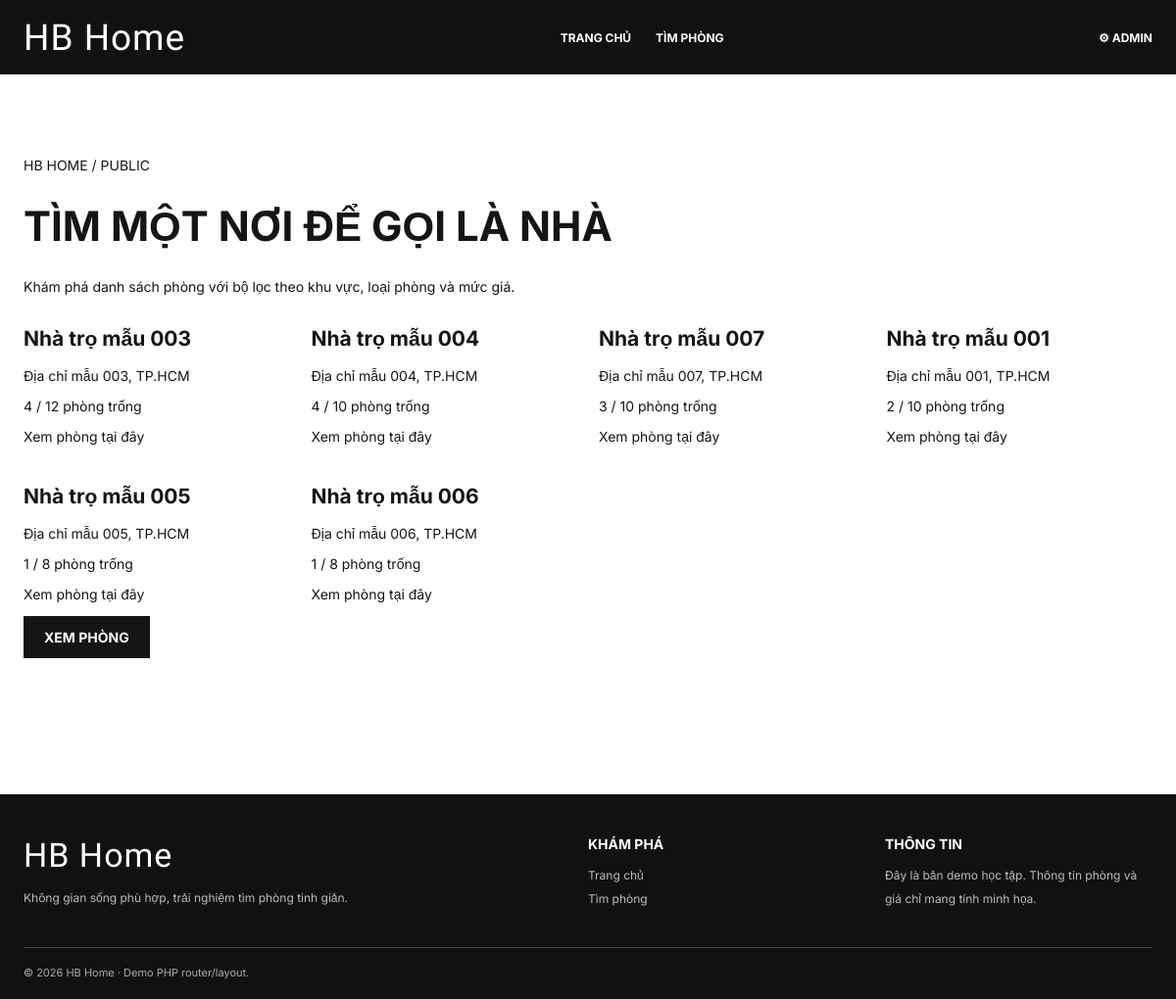
The page / on the database its author committed.
### tables this page shows
CREATE TABLE nha_tro (
  ma_nha     INT PRIMARY KEY AUTO_INCREMENT,
  ma_chu     INT NOT NULL,
  ten_nha    VARCHAR(100) NOT NULL,
  dia_chi    VARCHAR(200) NOT NULL,
  quan_huyen VARCHAR(50),
  so_tang    INT NOT NULL DEFAULT 1,
  FOREIGN KEY (ma_chu) REFERENCES chu_tro(ma_chu)
);

### index.php (called while the page is built, shortened)
<?php
require_once __DIR__ . '/database/functions.php';
$routes = [
    'home' => [
        'title' => 'Trang chủ | HB Home',
        'module' => 'home',
    ],
    'rooms' => [
        'title' => 'Tất cả phòng | HB Home',
        'module' => 'rooms',
    ],
];
$page = $_GET['page'] ?? 'home';
$route = $routes[$page];
$modulePath = __DIR__ . '/pages/' . $route['module'];
require $modulePath . '/action.php';
require __DIR__ . '/layouts/public/header.php';
require $modulePath . '/index.php';
require __DIR__ . '/layouts/public/footer.php';

### pages/home/action.php (called while the page is built, shortened)
<?php
$headline = isset($notFound)
    ? 'Trang không tồn tại'
    : 'TÌM MỘT NƠI ĐỂ GỌI LÀ NHÀ';
$homes = publicHomes();

### database/config.php (called while the page is built, shortened)
<?php
return [
    'host' => '127.0.0.1',
    'port' => '3306',
    'database' => 'quan_ly_phong_tro',
    'username' => 'root',
    'password' => '',
    'charset' => 'utf8mb4',
];

### database/Database.php (called while the page is built, shortened)
<?php
final class Database
{
    private PDO $pdo;
    public function __construct(array $config)
    {
        $dsn = sprintf(
            'mysql:host=%s;port=%s;dbname=%s;charset=%s',
            $config['host'],
            $config['port'],
            $config['database'],
            $config['charset']
        );
        $this->pdo = new PDO($dsn, $config['username'], $config['password'], [
            PDO::ATTR_ERRMODE => PDO::ERRMODE_EXCEPTION,
            PDO::ATTR_DEFAULT_FETCH_MODE => PDO::FETCH_ASSOC,
            PDO::ATTR_EMULATE_PREPARES => false,
        ]);
    }
    public function run(string $sql, array $params = []): PDOStatement
    {
        $statement = $this->pdo->prepare($sql);
        $statement->execute($params);
        return $statement;
    }
    public function fetchAll(string $sql, array $params = []): array
    {
        return $this->run($sql, $params)->fetchAll();
    }
}

### database/functions.php (called while the page is built, shortened)
<?php
require_once __DIR__ . '/Database.php';
function db(): Database
{
    static $database = null;
    if ($database === null) {
        $database = new Database(require __DIR__ . '/config.php');
    }
    return $database;
}
function e(mixed $value): string
{
    return htmlspecialchars((string) $value, ENT_QUOTES, 'UTF-8');
}
function url(string $page, array $params = []): string
{
    return 'index.php?' . http_build_query(['page' => $page] + $params);
}
function publicHomes(): array
{
    return db()->fetchAll(
        'SELECT n.ma_nha, n.ten_nha, n.dia_chi, n.quan_huyen, COUNT(p.ma_phong) AS so_phong,
                SUM(p.trang_thai = ?) AS phong_trong
         FROM nha_tro n
         JOIN phong p ON p.ma_nha = n.ma_nha
         GROUP BY n.ma_nha, n.ten_nha, n.dia_chi, n.quan_huyen
         ORDER BY phong_trong DESC, n.ten_nha
         LIMIT 6',
        ['Trống']
    );
}

### pages/home/index.php (the view)
<main class="container" style="padding-top: 70px; padding-bottom: 70px">
    <p class="subtle">HB HOME / PUBLIC</p>
    <h1 style="font-size: 42px; max-width: 700px">
        <?= htmlspecialchars($headline, ENT_QUOTES, 'UTF-8') ?>
    </h1>
    <?php if (isset($notFound)): ?>
        <p>Đường dẫn bạn yêu cầu không nằm trong danh sách trang công khai.</p>
    <?php else: ?>
        <p>Khám phá danh sách phòng với bộ lọc theo khu vực, loại phòng và mức giá.</p>
        <section class="cards" aria-label="Nhà trọ nổi bật">
            <?php foreach ($homes as $home): ?>
                <article class="card">
                    <div class="cardbody">
                        <h2><?= e($home['ten_nha']) ?></h2>
                        <p><?= e($home['dia_chi']) ?></p>
                        <p><?= (int) $home['phong_trong'] ?> / <?= (int) $home['so_phong'] ?> phòng trống</p>
                        <a class="form-link" href="<?= e(url('rooms', ['q' => $home['ten_nha']])) ?>">Xem phòng tại đây</a>
                    </div>
                </article>
            <?php endforeach; ?>
        </section>
    <?php endif; ?>
    <p>
        <a class="btn" href="index.php?page=rooms">XEM PHÒNG</a>
    </p>
</main>

### layouts/public/header.php (shortened to what this page needs)
<!doctype html>
<html lang="vi">
<head>
    <link rel="stylesheet" href="assets/css/global.css">
    <link rel="stylesheet" href="assets/css/home.css">
</head>
<body>
    <header class="header">
        <div class="nav">
            <a class="brand" href="index.php?page=home">HB Home</a>
            <nav class="navlinks" aria-label="Điều hướng chính">
                <a href="index.php?page=home" <?= $page === 'home' ? 'aria-current="page"' : '' ?>>TRANG CHỦ</a>
                <a href="index.php?page=rooms" <?= $page === 'rooms' ? 'aria-current="page"' : '' ?>>TÌM PHÒNG</a>
            </nav>
            <div class="navright">
                <a href="admin/index.php?page=dashboard">⚙ ADMIN</a>
            </div>
        </div>
    </header>

### layouts/public/footer.php
    <footer class="footer">
        <div class="container">
            <div class="footergrid">
                <div>
                    <div class="brand">HB Home</div>
                    <p>Không gian sống phù hợp, trải nghiệm tìm phòng tinh giản.</p>
                </div>
                <div>
                    <b>KHÁM PHÁ</b>
                    <p>
                        <a href="index.php?page=home">Trang chủ</a><br>
                        <a href="index.php?page=rooms">Tìm phòng</a>
                    </p>
                </div>
                <div>
                    <b>THÔNG TIN</b>
                    <p>Đây là bản demo học tập. Thông tin phòng và giá chỉ mang tính minh họa.</p>
                </div>
            </div>
            <div class="footnote">© 2026 HB Home · Demo PHP router/layout.</div>
        </div>
    </footer>
</body>
</html>

### assets/css/global.css (style rules this page uses)
:root { --ink: #151515; --muted: #777; --line: #e8e8e8; --paper: #fff; --soft: #f7f7f7; }
* { box-sizing: border-box; }
body { margin: 0; background: var(--paper); color: var(--ink); font-family: Inter, Arial, sans-serif; font-size: 14px; }
a { text-decoration: none; color: inherit; }
.header { background: #111; color: white; position: sticky; top: 0; z-index: 20; }
.nav { max-width: 1240px; margin: auto; display: flex; align-items: center; justify-content: space-between; min-height: 76px; padding: 0 24px; gap: 20px; }
.brand { font-family: 'UnifrakturCook', Georgia, serif; font-size: 37px; white-space: nowrap; letter-spacing: 1px; }
.navlinks { display: flex; gap: 25px; align-items: center; font-size: 12px; font-weight: 700; text-transform: uppercase; }
.navright { display: flex; align-items: center; gap: 17px; font-size: 12px; font-weight: 700; }
.container { max-width: 1240px; margin: auto; padding: 0 24px; }
.btn { background: #151515; color: #fff; border: 1px solid #151515; padding: 12px 20px; font-weight: 700; display: inline-flex; align-items: center; justify-content: center; gap: 8px; transition: .2s; }
.footer { background: #111; color: white; margin-top: 55px; padding: 42px 0 20px; }
.footergrid { display: grid; grid-template-columns: 2fr 1fr 1fr; gap: 30px; }
.footer p, .footer a { color: #bbb; font-size: 12px; line-height: 2; }
.footer .brand { font-size: 34px; }
.footnote { border-top: 1px solid #444; margin-top: 25px; padding-top: 18px; color: #aaa; font-size: 11px; }

### assets/css/home.css (style rules this page uses)
.cards { display: grid; grid-template-columns: repeat(4, minmax(0, 1fr)); gap: 22px; }
.card { min-width: 0; }

### rows shown on the page
nha_tro: ten_nha "Nhà trọ mẫu 003", dia_chi "Địa chỉ mẫu 003, TP.HCM", phong_trong "4", so_phong "12"
nha_tro: ten_nha "Nhà trọ mẫu 004", dia_chi "Địa chỉ mẫu 004, TP.HCM", phong_trong "4", so_phong "10"
nha_tro: ten_nha "Nhà trọ mẫu 007", dia_chi "Địa chỉ mẫu 007, TP.HCM", phong_trong "3", so_phong "10"
nha_tro: ten_nha "Nhà trọ mẫu 001", dia_chi "Địa chỉ mẫu 001, TP.HCM", phong_trong "2", so_phong "10"
nha_tro: ten_nha "Nhà trọ mẫu 005", dia_chi "Địa chỉ mẫu 005, TP.HCM", phong_trong "1", so_phong "8"
nha_tro: ten_nha "Nhà trọ mẫu 006", dia_chi "Địa chỉ mẫu 006, TP.HCM", phong_trong "1", so_phong "8"

### other values the page prints
$headline "TÌM MỘT NƠI ĐỂ GỌI LÀ NHÀ"
